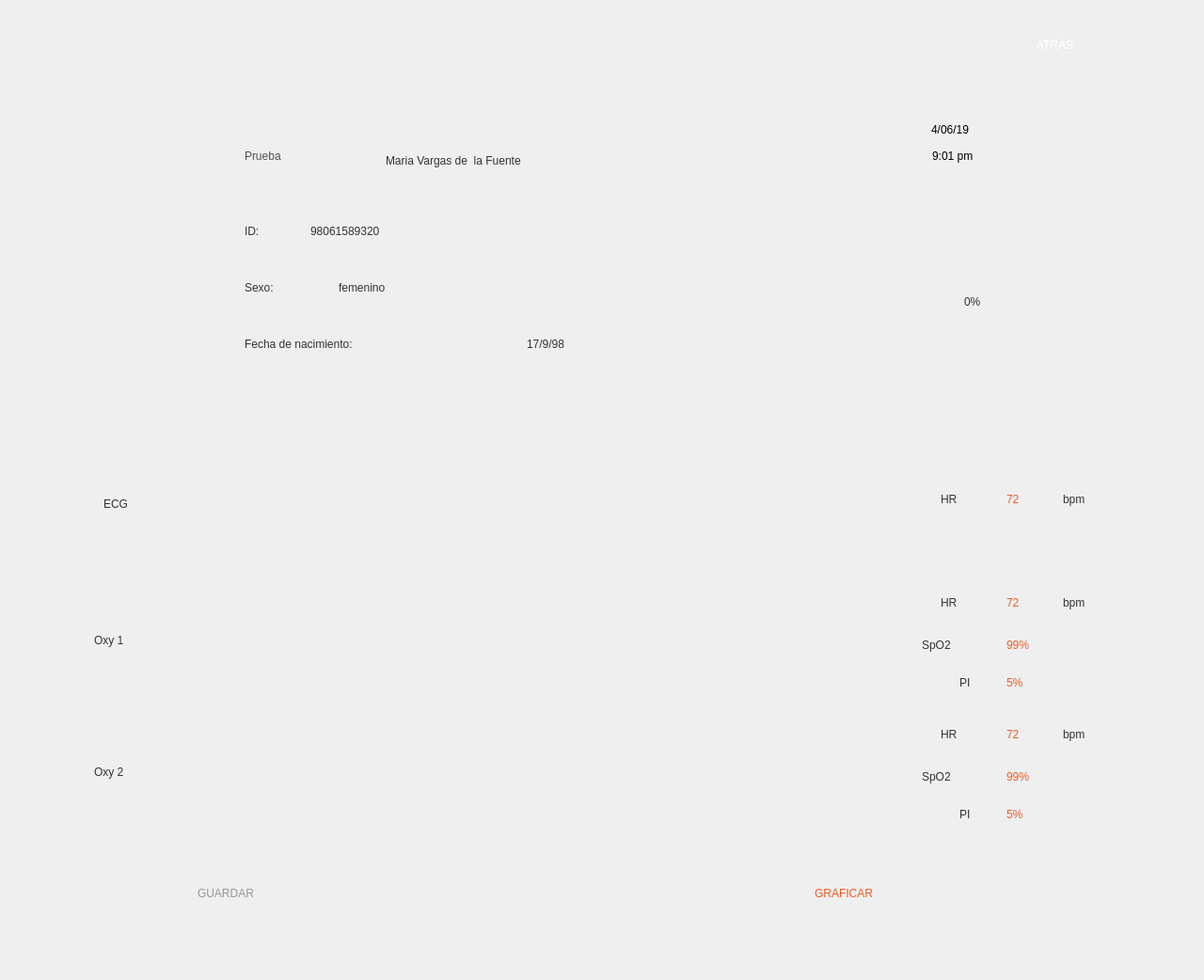
   <widget class="QWidget" name="widget_pantalla_test" native="true">
    <property name="geometry">
     <rect>
      <x>0</x>
      <y>0</y>
      <width>1280</width>
      <height>1042</height>
     </rect>
    </property>
    <property name="styleSheet">
     <string notr="true">border-image: url(:/icons/pantalla_terciaria_fondo.png);</string>
    </property>
    <widget class="QLabel_Button" name="pb_pant_test_atras">
     <property name="geometry">
      <rect>
       <x>960</x>
       <y>12</y>
       <width>181</width>
       <height>71</height>
      </rect>
     </property>
     <property name="styleSheet">
      <string notr="true">border-image: url(:/icons/fondo_transparente.png);
color: rgb(255, 255, 255);
font: 81 17pt &quot;Alegreya Sans SC ExtraBold&quot;;
font: 24pt &quot;Alegreya Sans&quot;;</string>
     </property>
     <property name="text">
      <string>ATRÁS</string>
     </property>
     <property name="alignment">
      <set>Qt::AlignRight|Qt::AlignTrailing|Qt::AlignVCenter</set>
     </property>
    </widget>
    <widget class="QLabel" name="label_97">
     <property name="geometry">
      <rect>
       <x>110</x>
       <y>520</y>
       <width>61</width>
       <height>31</height>
      </rect>
     </property>
     <property name="styleSheet">
      <string notr="true">border-image: url(:/icons/fondo_transparente.png);
font: 75 22pt &quot;Alegreya Sans&quot;;
color: rgb(50, 50, 50);</string>
     </property>
     <property name="text">
      <string>ECG</string>
     </property>
    </widget>
    <widget class="QLabel" name="label_98">
     <property name="geometry">
      <rect>
       <x>100</x>
       <y>660</y>
       <width>71</width>
       <height>41</height>
      </rect>
     </property>
     <property name="styleSheet">
      <string notr="true">border-image: url(:/icons/fondo_transparente.png);
font: 75 22pt &quot;Alegreya Sans&quot;;
color: rgb(50, 50, 50);</string>
     </property>
     <property name="text">
      <string>Oxy 1</string>
     </property>
    </widget>
    <widget class="QLabel" name="label_99">
     <property name="geometry">
      <rect>
       <x>100</x>
       <y>800</y>
       <width>81</width>
       <height>41</height>
      </rect>
     </property>
     <property name="styleSheet">
      <string notr="true">border-image: url(:/icons/fondo_transparente.png);
font: 75 22pt &quot;Alegreya Sans&quot;;
color: rgb(50, 50, 50);</string>
     </property>
     <property name="text">
      <string>Oxy 2</string>
     </property>
    </widget>
    <widget class="QLabel" name="label_100">
     <property name="geometry">
      <rect>
       <x>260</x>
       <y>150</y>
       <width>131</width>
       <height>31</height>
      </rect>
     </property>
     <property name="styleSheet">
      <string notr="true">border-image: url(:/icons/fondo_transparente.png);
font: 81 26pt &quot;Alegreya Sans SC ExtraBold&quot;;
font: 27pt &quot;Alegreya Sans&quot;;
color: rgb(80, 80, 80);</string>
     </property>
     <property name="text">
      <string>Prueba</string>
     </property>
    </widget>
    <widget class="QLabel" name="l_test_nombre">
     <property name="geometry">
      <rect>
       <x>410</x>
       <y>150</y>
       <width>451</width>
       <height>41</height>
      </rect>
     </property>
     <property name="styleSheet">
      <string notr="true">border-image: url(:/icons/fondo_transparente.png);
font: 24pt &quot;Alegreya Sans&quot;;
color: rgb(50, 50, 50);</string>
     </property>
     <property name="text">
      <string>Maria Vargas de  la Fuente</string>
     </property>
    </widget>
    <widget class="QLabel" name="label_102">
     <property name="geometry">
      <rect>
       <x>260</x>
       <y>230</y>
       <width>61</width>
       <height>31</height>
      </rect>
     </property>
     <property name="styleSheet">
      <string notr="true">border-image: url(:/icons/fondo_transparente.png);
font: 57 14pt &quot;Alegreya Sans Medium&quot;;
font: 20pt &quot;Alegreya Sans&quot;;
color: rgb(50, 50, 50);</string>
     </property>
     <property name="text">
      <string>ID:</string>
     </property>
    </widget>
    <widget class="QLabel" name="label_103">
     <property name="geometry">
      <rect>
       <x>260</x>
       <y>290</y>
       <width>81</width>
       <height>31</height>
      </rect>
     </property>
     <property name="styleSheet">
      <string notr="true">border-image: url(:/icons/fondo_transparente.png);
font: 57 14pt &quot;Alegreya Sans Medium&quot;;
font: 20pt &quot;Alegreya Sans&quot;;
color: rgb(50, 50, 50);</string>
     </property>
     <property name="text">
      <string>Sexo:</string>
     </property>
    </widget>
    <widget class="QLabel" name="l_test_sexo">
     <property name="geometry">
      <rect>
       <x>360</x>
       <y>290</y>
       <width>141</width>
       <height>31</height>
      </rect>
     </property>
     <property name="styleSheet">
      <string notr="true">border-image: url(:/icons/fondo_transparente.png);
color: rgb(50, 50, 50);
font: 25 19pt &quot;Alegreya Sans Light&quot;;</string>
     </property>
     <property name="text">
      <string>femenino</string>
     </property>
    </widget>
    <widget class="QLabel" name="label_105">
     <property name="geometry">
      <rect>
       <x>260</x>
       <y>350</y>
       <width>271</width>
       <height>31</height>
      </rect>
     </property>
     <property name="styleSheet">
      <string notr="true">border-image: url(:/icons/fondo_transparente.png);
font: 57 14pt &quot;Alegreya Sans Medium&quot;;
font: 20pt &quot;Alegreya Sans&quot;;
color: rgb(50, 50, 50);</string>
     </property>
     <property name="text">
      <string>Fecha de nacimiento:</string>
     </property>
    </widget>
    <widget class="QLabel" name="l_test_fecha_nacimiento">
     <property name="geometry">
      <rect>
       <x>560</x>
       <y>350</y>
       <width>141</width>
       <height>31</height>
      </rect>
     </property>
     <property name="styleSheet">
      <string notr="true">border-image: url(:/icons/fondo_transparente.png);
color: rgb(50, 50, 50);
font: 25 19pt &quot;Alegreya Sans Light&quot;;</string>
     </property>
     <property name="text">
      <string>17/9/98</string>
     </property>
    </widget>
    <widget class="QLabel_Button" name="pb_pant_test_fecha">
     <property name="geometry">
      <rect>
       <x>990</x>
       <y>127</y>
       <width>121</width>
       <height>21</height>
      </rect>
     </property>
     <property name="styleSheet">
      <string notr="true">font: 16pt &quot;Alegreya Sans&quot;;
border-image: url(:/icons/fondo_transparente.png);
color: gb(0, 0, 0);</string>
     </property>
     <property name="text">
      <string>4/06/19</string>
     </property>
    </widget>
    <widget class="QLabel_Button" name="pb_pant_test_hora">
     <property name="geometry">
      <rect>
       <x>991</x>
       <y>150</y>
       <width>121</width>
       <height>31</height>
      </rect>
     </property>
     <property name="styleSheet">
      <string notr="true">font: 16pt &quot;Alegreya Sans&quot;;

border-image: url(:/icons/fondo_transparente.png);
color: gb(0, 0, 0);</string>
     </property>
     <property name="text">
      <string>9:01 pm</string>
     </property>
    </widget>
    <widget class="QLabel" name="l_pant_test_porciento_circle_progress">
     <property name="geometry">
      <rect>
       <x>990</x>
       <y>210</y>
       <width>178</width>
       <height>178</height>
      </rect>
     </property>
     <property name="styleSheet">
      <string notr="true">border-image: url(:/icons/fondo_transparente.png);</string>
     </property>
     <property name="text">
      <string/>
     </property>
    </widget>
    <widget class="QLabel" name="l_pant_test_porciento_value">
     <property name="geometry">
      <rect>
       <x>1025</x>
       <y>275</y>
       <width>131</width>
       <height>91</height>
      </rect>
     </property>
     <property name="styleSheet">
      <string notr="true">border-image: url(:/icons/fondo_transparente.png);
font: 57 36pt &quot;Alegreya Sans SC Medium&quot;;
color: rgb(50, 50, 50);</string>
     </property>
     <property name="text">
      <string>0%</string>
     </property>
    </widget>
    <widget class="QLabel_Button" name="pb_pant_test_Graficar_Iniciar">
     <property name="geometry">
      <rect>
       <x>700</x>
       <y>920</y>
       <width>228</width>
       <height>60</height>
      </rect>
     </property>
     <property name="styleSheet">
      <string notr="true">font: 81 22pt &quot;Alegreya Sans SC ExtraBold&quot;;
font: 1pt &quot;Alegreya Sans&quot;;
color: rgb(0, 0, 0);
border-image: url(:/icons/button_graficar.png);
color: rgb(241, 90, 36);</string>
     </property>
     <property name="text">
      <string>GRAFICAR</string>
     </property>
     <property name="alignment">
      <set>Qt::AlignRight|Qt::AlignTrailing|Qt::AlignVCenter</set>
     </property>
    </widget>
    <widget class="QLabel_Button" name="pb_pant_test_Ver_Registro_Guardar">
     <property name="geometry">
      <rect>
       <x>210</x>
       <y>920</y>
       <width>228</width>
       <height>60</height>
      </rect>
     </property>
     <property name="styleSheet">
      <string notr="true">font: 81 22pt &quot;Alegreya Sans SC ExtraBold&quot;;
font: 1pt &quot;Alegreya Sans&quot;;
color: rgb(150, 150, 150);
border-image: url(:/icons/button_guardar.png);</string>
     </property>
     <property name="text">
      <string>GUARDAR</string>
     </property>
    </widget>
    <widget class="QLabel" name="label_109">
     <property name="geometry">
      <rect>
       <x>1000</x>
       <y>510</y>
       <width>51</width>
       <height>41</height>
      </rect>
     </property>
     <property name="styleSheet">
      <string notr="true">border-image: url(:/icons/fondo_transparente.png);
font: 20pt &quot;Alegreya Sans&quot;;
color: rgb(50, 50, 50);</string>
     </property>
     <property name="text">
      <string>HR</string>
     </property>
    </widget>
    <widget class="QLabel" name="label_110">
     <property name="geometry">
      <rect>
       <x>1130</x>
       <y>510</y>
       <width>81</width>
       <height>41</height>
      </rect>
     </property>
     <property name="styleSheet">
      <string notr="true">border-image: url(:/icons/fondo_transparente.png);
font: 20pt &quot;Alegreya Sans&quot;;
color: rgb(50, 50, 50);</string>
     </property>
     <property name="text">
      <string>bpm</string>
     </property>
    </widget>
    <widget class="QLabel" name="l_HR_ECG">
     <property name="geometry">
      <rect>
       <x>1070</x>
       <y>510</y>
       <width>51</width>
       <height>41</height>
      </rect>
     </property>
     <property name="styleSheet">
      <string notr="true">border-image: url(:/icons/fondo_transparente.png);
font: 19pt &quot;Alegreya Sans&quot;;
color: rgb(241, 90, 36);</string>
     </property>
     <property name="text">
      <string>72</string>
     </property>
    </widget>
    <widget class="QLabel" name="l_HR_Oxy1">
     <property name="geometry">
      <rect>
       <x>1070</x>
       <y>625</y>
       <width>41</width>
       <height>31</height>
      </rect>
     </property>
     <property name="styleSheet">
      <string notr="true">border-image: url(:/icons/fondo_transparente.png);
font: 19pt &quot;Alegreya Sans&quot;;
color: rgb(241, 90, 36);</string>
     </property>
     <property name="text">
      <string>72</string>
     </property>
    </widget>
    <widget class="QLabel" name="label_115">
     <property name="geometry">
      <rect>
       <x>980</x>
       <y>670</y>
       <width>101</width>
       <height>31</height>
      </rect>
     </property>
     <property name="styleSheet">
      <string notr="true">border-image: url(:/icons/fondo_transparente.png);
font: 20pt &quot;Alegreya Sans&quot;;
color: rgb(50, 50, 50);</string>
     </property>
     <property name="text">
      <string>SpO2</string>
     </property>
    </widget>
    <widget class="QLabel" name="l_SpO2_Oxy1">
     <property name="geometry">
      <rect>
       <x>1070</x>
       <y>670</y>
       <width>101</width>
       <height>31</height>
      </rect>
     </property>
     <property name="styleSheet">
      <string notr="true">border-image: url(:/icons/fondo_transparente.png);
font: 19pt &quot;Alegreya Sans&quot;;
color: rgb(241, 90, 36);</string>
     </property>
     <property name="text">
      <string>99%</string>
     </property>
    </widget>
    <widget class="QLabel" name="l_PI_Oxy1">
     <property name="geometry">
      <rect>
       <x>1070</x>
       <y>710</y>
       <width>101</width>
       <height>31</height>
      </rect>
     </property>
     <property name="styleSheet">
      <string notr="true">border-image: url(:/icons/fondo_transparente.png);
font: 19pt &quot;Alegreya Sans&quot;;
color: rgb(241, 90, 36);</string>
     </property>
     <property name="text">
      <string>5%</string>
     </property>
    </widget>
    <widget class="QLabel" name="label_118">
     <property name="geometry">
      <rect>
       <x>1020</x>
       <y>710</y>
       <width>31</width>
       <height>31</height>
      </rect>
     </property>
     <property name="styleSheet">
      <string notr="true">border-image: url(:/icons/fondo_transparente.png);
font: 20pt &quot;Alegreya Sans&quot;;
color: rgb(50, 50, 50);</string>
     </property>
     <property name="text">
      <string>PI</string>
     </property>
    </widget>
    <widget class="QLabel_Button" name="pb_pant_test_menu">
     <property name="geometry">
      <rect>
       <x>1150</x>
       <y>0</y>
       <width>131</width>
       <height>81</height>
      </rect>
     </property>
     <property name="styleSheet">
      <string notr="true">
border-image: url(:/icons/fondo_transparente.png);</string>
     </property>
     <property name="text">
      <string/>
     </property>
    </widget>
    <widget class="QLabel_Button" name="pb_pant_test_menu_2">
     <property name="geometry">
      <rect>
       <x>1200</x>
       <y>30</y>
       <width>6</width>
       <height>27</height>
      </rect>
     </property>
     <property name="styleSheet">
      <string notr="true">
border-image: url(:/icons/boton_menu.png);</string>
     </property>
     <property name="text">
      <string/>
     </property>
    </widget>
    <widget class="QLabel" name="l_test_ID">
     <property name="geometry">
      <rect>
       <x>330</x>
       <y>230</y>
       <width>201</width>
       <height>31</height>
      </rect>
     </property>
     <property name="styleSheet">
      <string notr="true">border-image: url(:/icons/fondo_transparente.png);
color: rgb(50, 50, 50);
font: 25 19pt &quot;Alegreya Sans Light&quot;;</string>
     </property>
     <property name="text">
      <string>98061589320</string>
     </property>
    </widget>
    <widget class="QLabel" name="l_PI_Oxy2">
     <property name="geometry">
      <rect>
       <x>1070</x>
       <y>850</y>
       <width>111</width>
       <height>31</height>
      </rect>
     </property>
     <property name="styleSheet">
      <string notr="true">border-image: url(:/icons/fondo_transparente.png);
font: 19pt &quot;Alegreya Sans&quot;;
color: rgb(241, 90, 36);</string>
     </property>
     <property name="text">
      <string>5%</string>
     </property>
    </widget>
    <widget class="QLabel" name="l_HR_Oxy2">
     <property name="geometry">
      <rect>
       <x>1070</x>
       <y>765</y>
       <width>41</width>
       <height>31</height>
      </rect>
     </property>
     <property name="styleSheet">
      <string notr="true">border-image: url(:/icons/fondo_transparente.png);
font: 19pt &quot;Alegreya Sans&quot;;
color: rgb(241, 90, 36);</string>
     </property>
     <property name="text">
      <string>72</string>
     </property>
    </widget>
    <widget class="QLabel" name="l_SpO2_Oxy2">
     <property name="geometry">
      <rect>
       <x>1070</x>
       <y>810</y>
       <width>111</width>
       <height>31</height>
      </rect>
     </property>
     <property name="styleSheet">
      <string notr="true">border-image: url(:/icons/fondo_transparente.png);
font: 19pt &quot;Alegreya Sans&quot;;
color: rgb(241, 90, 36);</string>
     </property>
     <property name="text">
      <string>99%</string>
     </property>
    </widget>
    <widget class="QLabel" name="label_5">
     <property name="geometry">
      <rect>
       <x>262</x>
       <y>190</y>
       <width>51</width>
       <height>5</height>
      </rect>
     </property>
     <property name="styleSheet">
      <string notr="true">border-image: url(:/icons/filete.png);</string>
     </property>
     <property name="text">
      <string/>
     </property>
    </widget>
    <widget class="QLabel_Button" name="pb_pant_test_ajustes_2">
     <property name="geometry">
      <rect>
       <x>1070</x>
       <y>90</y>
       <width>201</width>
       <height>141</height>
      </rect>
     </property>
     <property name="styleSheet">
      <string notr="true">
border-image: url(:/icons/fondo_transparente.png);</string>
     </property>
     <property name="text">
      <string/>
     </property>
    </widget>
    <widget class="QLabel_Button" name="pb_pant_test_ajustes">
     <property name="geometry">
      <rect>
       <x>1140</x>
       <y>130</y>
       <width>47</width>
       <height>47</height>
      </rect>
     </property>
     <property name="styleSheet">
      <string notr="true">
border-image: url(:/icons/pantalla_terciaria_boton_1.png);</string>
     </property>
     <property name="text">
      <string/>
     </property>
    </widget>
    <widget class="QLabel" name="label_111">
     <property name="geometry">
      <rect>
       <x>1000</x>
       <y>620</y>
       <width>51</width>
       <height>41</height>
      </rect>
     </property>
     <property name="styleSheet">
      <string notr="true">border-image: url(:/icons/fondo_transparente.png);
font: 20pt &quot;Alegreya Sans&quot;;
color: rgb(50, 50, 50);</string>
     </property>
     <property name="text">
      <string>HR</string>
     </property>
    </widget>
    <widget class="QLabel" name="label_112">
     <property name="geometry">
      <rect>
       <x>1130</x>
       <y>620</y>
       <width>81</width>
       <height>41</height>
      </rect>
     </property>
     <property name="styleSheet">
      <string notr="true">border-image: url(:/icons/fondo_transparente.png);
font: 20pt &quot;Alegreya Sans&quot;;
color: rgb(50, 50, 50);</string>
     </property>
     <property name="text">
      <string>bpm</string>
     </property>
    </widget>
    <widget class="QLabel" name="label_119">
     <property name="geometry">
      <rect>
       <x>1020</x>
       <y>850</y>
       <width>31</width>
       <height>31</height>
      </rect>
     </property>
     <property name="styleSheet">
      <string notr="true">border-image: url(:/icons/fondo_transparente.png);
font: 20pt &quot;Alegreya Sans&quot;;
color: rgb(50, 50, 50);</string>
     </property>
     <property name="text">
      <string>PI</string>
     </property>
    </widget>
    <widget class="QLabel" name="label_113">
     <property name="geometry">
      <rect>
       <x>1130</x>
       <y>760</y>
       <width>81</width>
       <height>41</height>
      </rect>
     </property>
     <property name="styleSheet">
      <string notr="true">border-image: url(:/icons/fondo_transparente.png);
font: 20pt &quot;Alegreya Sans&quot;;
color: rgb(50, 50, 50);</string>
     </property>
     <property name="text">
      <string>bpm</string>
     </property>
    </widget>
    <widget class="QLabel" name="label_114">
     <property name="geometry">
      <rect>
       <x>1000</x>
       <y>760</y>
       <width>51</width>
       <height>41</height>
      </rect>
     </property>
     <property name="styleSheet">
      <string notr="true">border-image: url(:/icons/fondo_transparente.png);
font: 20pt &quot;Alegreya Sans&quot;;
color: rgb(50, 50, 50);</string>
     </property>
     <property name="text">
      <string>HR</string>
     </property>
    </widget>
    <widget class="QLabel" name="label_116">
     <property name="geometry">
      <rect>
       <x>980</x>
       <y>810</y>
       <width>101</width>
       <height>31</height>
      </rect>
     </property>
     <property name="styleSheet">
      <string notr="true">border-image: url(:/icons/fondo_transparente.png);
font: 20pt &quot;Alegreya Sans&quot;;
color: rgb(50, 50, 50);</string>
     </property>
     <property name="text">
      <string>SpO2</string>
     </property>
    </widget>
    <widget class="QLabel" name="l_pant_test_electrodo_rojo">
     <property name="geometry">
      <rect>
       <x>520</x>
       <y>930</y>
       <width>41</width>
       <height>31</height>
      </rect>
     </property>
     <property name="styleSheet">
      <string notr="true">border-image: url(:/icons/electrodo_rojo.png);
</string>
     </property>
     <property name="text">
      <string/>
     </property>
    </widget>
    <widget class="QLabel" name="l_pant_test_electrodo_verde">
     <property name="geometry">
      <rect>
       <x>560</x>
       <y>930</y>
       <width>41</width>
       <height>31</height>
      </rect>
     </property>
     <property name="styleSheet">
      <string notr="true">border-image: url(:/icons/electrodo_verde.png);
</string>
     </property>
     <property name="text">
      <string/>
     </property>
    </widget>
    <widget class="QLabel" name="l_pant_test_electrodo_amarillo">
     <property name="geometry">
      <rect>
       <x>600</x>
       <y>930</y>
       <width>41</width>
       <height>31</height>
      </rect>
     </property>
     <property name="styleSheet">
      <string notr="true">border-image: url(:/icons/electrodo_amarillo.png);
</string>
     </property>
     <property name="text">
      <string/>
     </property>
    </widget>
    <widget class="QLabel_Button" name="pb_pant_test_pause_play">
     <property name="geometry">
      <rect>
       <x>650</x>
       <y>390</y>
       <width>281</width>
       <height>111</height>
      </rect>
     </property>
     <property name="styleSheet">
      <string notr="true">font: 81 22pt &quot;Alegreya Sans SC ExtraBold&quot;;
font: 24pt &quot;Alegreya Sans&quot;;
color: rgb(0, 0, 0);
border-image: url(:/icons/fondo_transparente.png);
color: rgb(241, 90, 36);</string>
     </property>
     <property name="text">
      <string/>
     </property>
     <property name="pixmap">
      <pixmap resource="assets.qrc">:/icons/button_pausar.png</pixmap>
     </property>
     <property name="alignment">
      <set>Qt::AlignRight|Qt::AlignTrailing|Qt::AlignVCenter</set>
     </property>
    </widget>
    <widget class="QLabel" name="l_pant_test_tiempo_de_prueba">
     <property name="geometry">
      <rect>
       <x>516</x>
       <y>432</y>
       <width>111</width>
       <height>31</height>
      </rect>
     </property>
     <property name="styleSheet">
      <string notr="true">border-image: url(:/icons/fondo_transparente.png);
font: 57 14pt &quot;Alegreya Sans Medium&quot;;
font: 20pt &quot;Alegreya Sans&quot;;
color: rgb(50, 50, 50);</string>
     </property>
     <property name="text">
      <string/>
     </property>
     <property name="alignment">
      <set>Qt::AlignCenter</set>
     </property>
    </widget>
    <widget class="QLabel_Button" name="pb_pant_test_maximize_oxy1">
     <property name="geometry">
      <rect>
       <x>520</x>
       <y>480</y>
       <width>91</width>
       <height>111</height>
      </rect>
     </property>
     <property name="styleSheet">
      <string notr="true">font: 16pt &quot;Alegreya Sans&quot;;
border-image: url(:/icons/plusOXY1.png);
color: rgb(241, 90, 36);</string>
     </property>
     <property name="text">
      <string/>
     </property>
     <property name="alignment">
      <set>Qt::AlignRight|Qt::AlignTop|Qt::AlignTrailing</set>
     </property>
    </widget>
    <widget class="QLabel_Button" name="pb_pant_test_maximize_oxy2">
     <property name="geometry">
      <rect>
       <x>670</x>
       <y>480</y>
       <width>91</width>
       <height>111</height>
      </rect>
     </property>
     <property name="styleSheet">
      <string notr="true">font: 16pt &quot;Alegreya Sans&quot;;
border-image: url(:/icons/plusOXY2.png);
color: rgb(241, 90, 36);</string>
     </property>
     <property name="text">
      <string/>
     </property>
     <property name="alignment">
      <set>Qt::AlignRight|Qt::AlignTop|Qt::AlignTrailing</set>
     </property>
    </widget>
    <widget class="QLabel_Button" name="pb_pant_test_maximize_ecg">
     <property name="geometry">
      <rect>
       <x>370</x>
       <y>480</y>
       <width>91</width>
       <height>111</height>
      </rect>
     </property>
     <property name="styleSheet">
      <string notr="true">font: 16pt &quot;Alegreya Sans&quot;;
border-image: url(:/icons/plusECG.png);
color: rgb(241, 90, 36);</string>
     </property>
     <property name="text">
      <string/>
     </property>
     <property name="alignment">
      <set>Qt::AlignRight|Qt::AlignTop|Qt::AlignTrailing</set>
     </property>
    </widget>
    <zorder>pb_pant_test_ajustes</zorder>
    <zorder>label_5</zorder>
    <zorder>pb_pant_test_atras</zorder>
    <zorder>label_97</zorder>
    <zorder>label_98</zorder>
    <zorder>label_99</zorder>
    <zorder>label_100</zorder>
    <zorder>l_test_nombre</zorder>
    <zorder>label_102</zorder>
    <zorder>label_103</zorder>
    <zorder>l_test_sexo</zorder>
    <zorder>label_105</zorder>
    <zorder>l_test_fecha_nacimiento</zorder>
    <zorder>pb_pant_test_fecha</zorder>
    <zorder>pb_pant_test_hora</zorder>
    <zorder>l_pant_test_porciento_circle_progress</zorder>
    <zorder>l_pant_test_porciento_value</zorder>
    <zorder>pb_pant_test_Graficar_Iniciar</zorder>
    <zorder>pb_pant_test_Ver_Registro_Guardar</zorder>
    <zorder>label_109</zorder>
    <zorder>label_110</zorder>
    <zorder>l_HR_ECG</zorder>
    <zorder>l_HR_Oxy1</zorder>
    <zorder>label_115</zorder>
    <zorder>l_SpO2_Oxy1</zorder>
    <zorder>l_PI_Oxy1</zorder>
    <zorder>label_118</zorder>
    <zorder>pb_pant_test_menu</zorder>
    <zorder>pb_pant_test_menu_2</zorder>
    <zorder>l_test_ID</zorder>
    <zorder>l_PI_Oxy2</zorder>
    <zorder>l_HR_Oxy2</zorder>
    <zorder>l_SpO2_Oxy2</zorder>
    <zorder>pb_pant_test_ajustes_2</zorder>
    <zorder>label_111</zorder>
    <zorder>label_112</zorder>
    <zorder>label_119</zorder>
    <zorder>label_113</zorder>
    <zorder>label_114</zorder>
    <zorder>label_116</zorder>
    <zorder>l_pant_test_electrodo_rojo</zorder>
    <zorder>l_pant_test_electrodo_verde</zorder>
    <zorder>l_pant_test_electrodo_amarillo</zorder>
    <zorder>pb_pant_test_pause_play</zorder>
    <zorder>l_pant_test_tiempo_de_prueba</zorder>
    <zorder>pb_pant_test_maximize_oxy1</zorder>
    <zorder>pb_pant_test_maximize_oxy2</zorder>
    <zorder>pb_pant_test_maximize_ecg</zorder>
   </widget>
